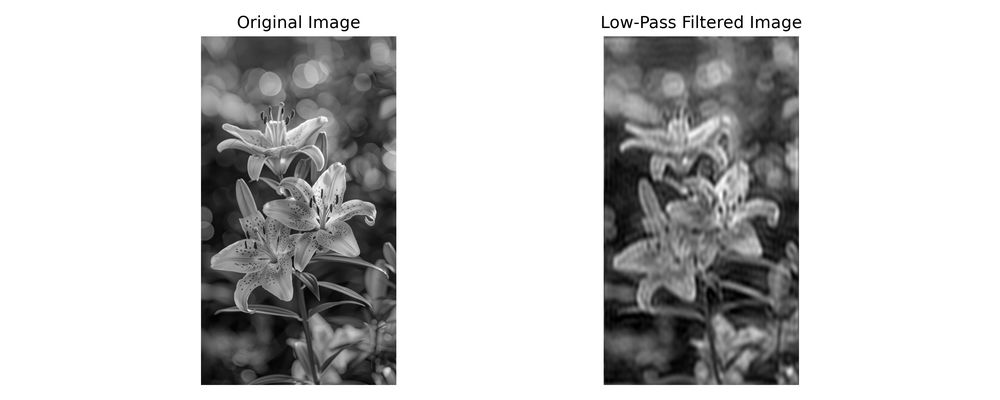
#> input picture Low_Pass_Filter/Low_Pass_Filter.png, 1000 x 400 px, shrunk from 3000 x 1200 before the run
$ python Low_Pass_Filter.py
#> lines starting #> are read from the running program, lines starting #| are printed output that depends on the picture
import cv2
import numpy as np
import matplotlib.pyplot as plt
from tkinter import Tk, filedialog
import os

out_dir = 'DIP_Frequency_Assignments_Results'
os.makedirs(out_dir, exist_ok=True)
root = Tk(); root.withdraw(); root.attributes('-topmost', True)
path = filedialog.askopenfilename(title='Select an image', filetypes=[('Images','*.jpg *.jpeg *.png *.bmp')])
#> the answer given: Low_Pass_Filter.png
root.destroy()
if not path: raise SystemExit('No image selected.')
image = cv2.imread(path, cv2.IMREAD_GRAYSCALE)
#> image is the input picture: shape (400, 1000); min 0, max 255, mean 198.8
if image is None: raise SystemExit('Could not read image.')
fft_shift = np.fft.fftshift(np.fft.fft2(image))
rows, cols = image.shape
#> rows = 400; cols = 1000
Y, X = np.ogrid[:rows, :cols]
#> Y = 400 values from 0 to 399
center_y, center_x = rows//2, cols//2
#> center_y = 200; center_x = 500
radius = 40
distance = np.sqrt((X-center_x)**2 + (Y-center_y)**2)
mask = (distance <= radius).astype(np.float32)
filtered_fft = fft_shift * mask
filtered = np.abs(np.fft.ifft2(np.fft.ifftshift(filtered_fft)))
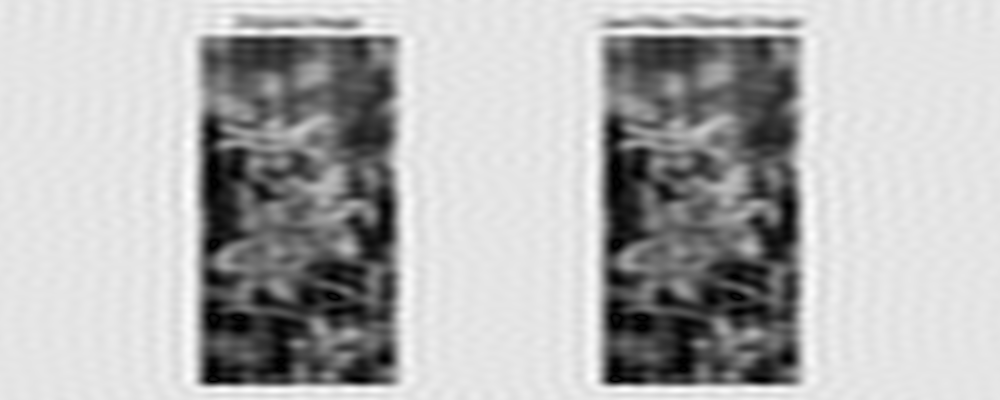
#> filtered: shape (400, 1000) float64; min 0.000569, max 283.7, mean 198.8; drawn with min black and max white
filtered = np.clip(filtered, 0, 255)
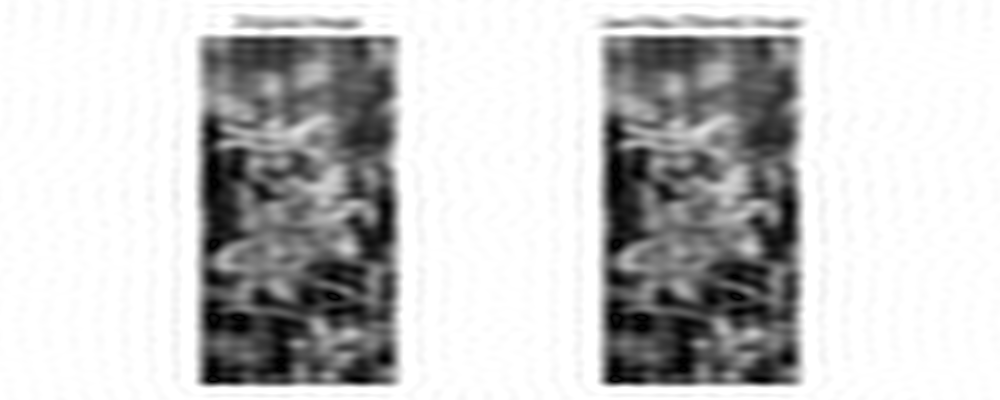
#> filtered: shape (400, 1000) float64; min 0.000569, max 255, mean 197.7
plt.figure(figsize=(10,4))
plt.subplot(1,2,1); plt.imshow(image, cmap='gray'); plt.title('Original Image'); plt.axis('off')
plt.subplot(1,2,2); plt.imshow(filtered, cmap='gray'); plt.title('Low-Pass Filtered Image'); plt.axis('off')
plt.tight_layout(); plt.savefig(os.path.join(out_dir,'Assignment_4_Low_Pass_Filter.png'), dpi=300); plt.show(); plt.close()
#> after `plt.tight_layout()`:
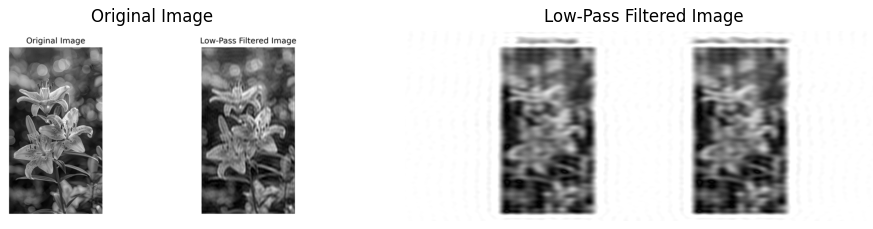
#> figure drawn by matplotlib, 2 panels
print('Assignment 4 completed. Output saved in', out_dir)
